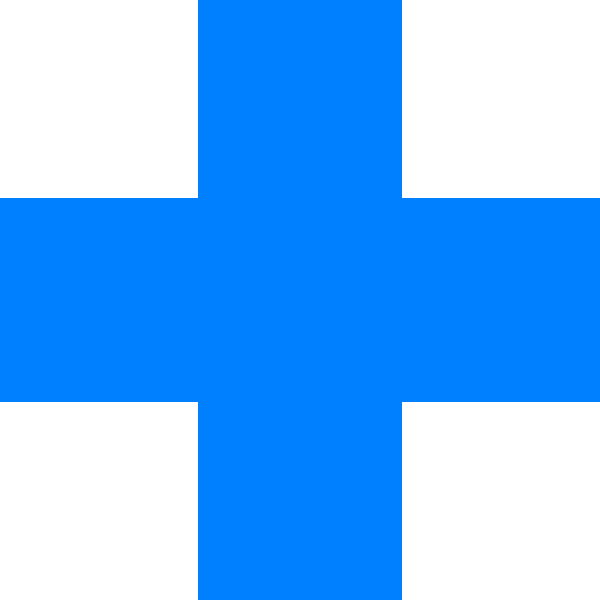
#> input picture robotx_vision/scripts/image/blue_cross.jpg, 600 x 600 px, given in place of the camera
$ python simple_symbol_identifier.py   (older library calls are emulated)
#> lines starting #> are read from the running program, lines starting #| are printed output that depends on the picture; after the words box and inside, x2 and y2 are one past the last pixel; in counts of white or black regions, pixels touching at a corner belong together
#!/usr/bin/env python

'''
MSER detector demo
==================

Usage:
------
    mser.py [<video source>]

Keys:
-----
    ESC   - exit

'''

import numpy as np
import cv2
# import video
def morphologial(mask):
    # morphological closing (remove small objects from the foreground)
    kernel = np.ones((2, 2), np.uint8)
    mask = cv2.morphologyEx(mask, cv2.MORPH_OPEN, kernel)
    # morphological closing (fill small objects from the foreground)
    kernel = np.ones((2, 2), np.uint8)
    mask = cv2.morphologyEx(mask, cv2.MORPH_CLOSE, kernel)
    return mask

if __name__ == '__main__':
    cam = cv2.VideoCapture(0)
    mser = cv2.MSER()
    while True:
        ret, img = cam.read()
#> img is the input picture: shape (600, 600, 3); mean B, G, R 255, 183.3, 111.1
        gray = cv2.cvtColor(img, cv2.COLOR_BGR2GRAY)
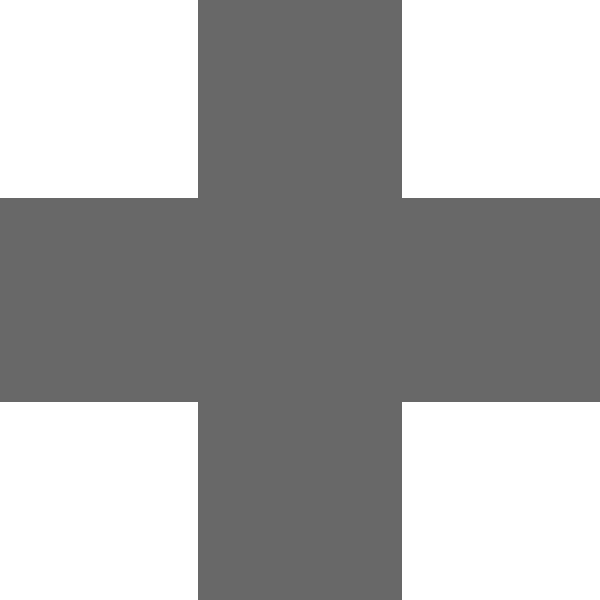
#> gray: shape (600, 600); min 104, max 255, mean 169.8
        vis = img.copy()

        hsv = cv2.cvtColor(img, cv2.COLOR_BGR2HSV)
#> hsv: shape (600, 600, 3); mean H, S, V 59.3, 143.9, 255

        # hsv range
        red_color_mask = cv2.inRange(hsv, np.array([0,90,90]), np.array([25,255,255]))\
            + cv2.inRange(hsv, np.array([175,90,90]), np.array([255,255,255]))
#> red_color_mask: shape (600, 600); every value is 0
        blue_color_mask = cv2.inRange(hsv, np.array([105,90,90]), np.array([135,255,255]))
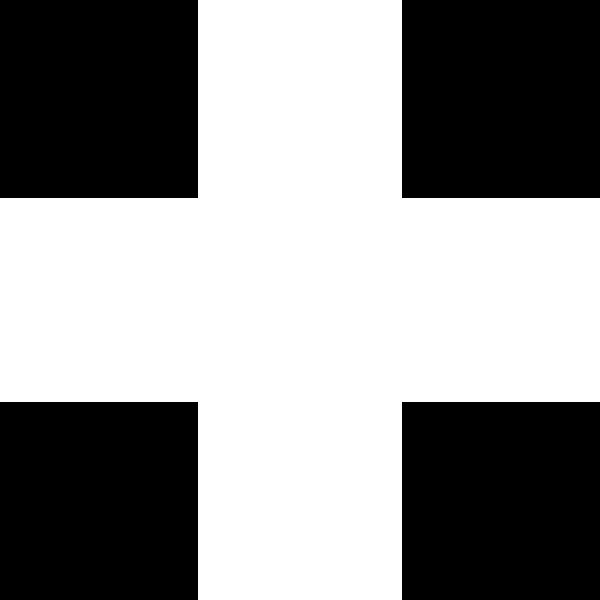
#> blue_color_mask: shape (600, 600); 56.4% white; 4 black regions
        green_color_mask = cv2.inRange(hsv, np.array([45,90,90]), np.array([75,255,255]))
        rgb_color_mask = red_color_mask + blue_color_mask + green_color_mask

        # cv2.imshow("color mask morp", color_mask)
        rgb_res = cv2.bitwise_and(gray, gray, mask=rgb_color_mask)
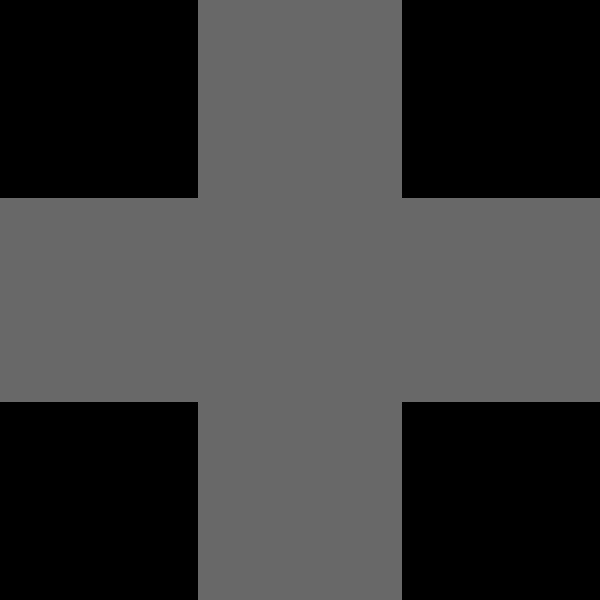
#> rgb_res: shape (600, 600); min 0, max 105, mean 58.7
        cv2.imshow('mask', rgb_color_mask)

        regions = mser.detect(rgb_res)
#> regions = ()

        # [6 lines of commented-out code are left out]

        contours, hierarchy = cv2.findContours(rgb_res, cv2.RETR_TREE, cv2.CHAIN_APPROX_SIMPLE)
#> contours = 1 contour; box (x1, y1, x2, y2) and area: (0, 0, 600, 600) 201987

        area = list()
        boundingrect = list()
        approx_list = list()
        approx_lens = list()
        for i, cnt in enumerate(contours):
            area.append(cv2.contourArea(cnt))
            # approx for each contour
            approx = cv2.approxPolyDP(cnt, 0.03 * cv2.arcLength(cnt, True), True)
            approx_list.append(approx)
            approx_lens.append(len(approx))
            boundingrect.append(cv2.boundingRect(approx))
#> this loop made 1 pass
#> after the loop, approx_lens = [12]; approx_list = 1 contour; box (x1, y1, x2, y2) and area: (0, 0, 600, 600) 202381; area = [201987]; boundingrect = [(0, 0, 600, 600)]
        sort_index = np.argsort(area)
#> sort_index = [0]
        area_sorted = np.sort(area)
#> area_sorted = [201987]
        sort_index_desc = sort_index[::-1]
#> sort_index_desc = [0]
        area_sorted_desc = area_sorted[::-1]
#> area_sorted_desc = [201987]

        if sort_index_desc.size >=3:
            for i in sort_index_desc[0:3]:
                cnt = contours[i]
                # cv2.drawContours(vis, [cnt], 0, (0,255,0), 3)
                # print approx_lens[i]
                x, y, w, h = boundingrect[i]
                hsv_roi = hsv[x:x+w, y:y+h]
                color_text = ""
                if 0 < np.median(hsv_roi[:,:,0]) < 25 or 175 < np.median(hsv_roi[:,:,0]) < 255:
                    color_text = "red"
                elif 105 < np.median(hsv_roi[:,:,0]) < 135:
                    color_text = "blue"
                elif 45 < np.median(hsv_roi[:,:,0]) < 75:
                    color_text = "green"


                mask_roi = rgb_color_mask[x:x+w, y:y+h]
                hist = cv2.calcHist( [hsv_roi], [0], mask_roi, [16], [0, 180] )
                cv2.normalize(hist, hist, 0, 255, cv2.NORM_MINMAX)
                hist = hist.reshape(-1)
                # print hist


                cv2.rectangle(vis, (x, y), (x+w, y+h), (0, 255, 0), 3)
                if 6 < approx_lens[i] < 10:
                    cv2.putText(vis, color_text + "circle", (x, y), cv2.FONT_HERSHEY_COMPLEX, 1, (255,255,255), 2)
                elif 1 < approx_lens[i] < 4:
                    cv2.putText(vis, color_text + "triangle", (x, y), cv2.FONT_HERSHEY_COMPLEX, 1, (255,255,255), 2)
                elif 10 < approx_lens[i] < 14:
                    cv2.putText(vis, color_text + "cruciform", (x, y), cv2.FONT_HERSHEY_COMPLEX, 1, (255,255,255), 2)
                else:
                    cv2.putText(vis, "unknown", (x, y), cv2.FONT_HERSHEY_COMPLEX, 1, (255,255,255), 2)


        # [19 lines of commented-out code are left out]

        cv2.imshow('img', vis)
        if 0xFF & cv2.waitKey(5) == 27:
#> (key Esc is pressed here)
            break
    cv2.destroyAllWindows()

$ run again, on robotx_vision/scripts/image/circle.jpg
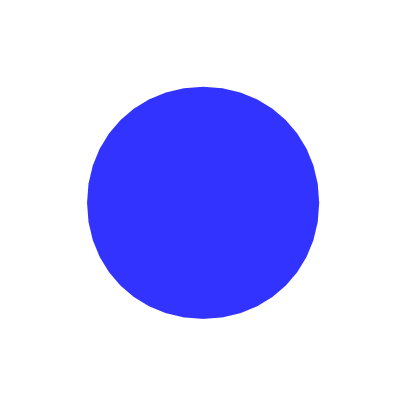
#> input picture robotx_vision/scripts/image/circle.jpg, 400 x 400 px, given in place of the camera
#> img is the input picture: shape (400, 400, 3); mean B, G, R 255, 200.8, 200.5
#> hsv: shape (400, 400, 3); mean H, S, V 32.3, 54.5, 255
#> red_color_mask: shape (400, 400); every value is 0
#> `blue_color_mask = cv2.inRange(hsv, np.array([105,90,90]), np.array([13..`:
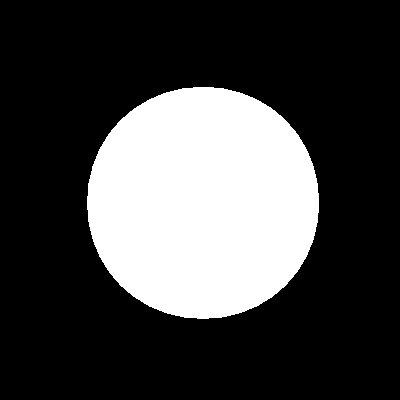
#> blue_color_mask: shape (400, 400); 26.6% white; 1 white region
#> `rgb_res = cv2.bitwise_and(gray, gray, mask=rgb_color_mask)`:
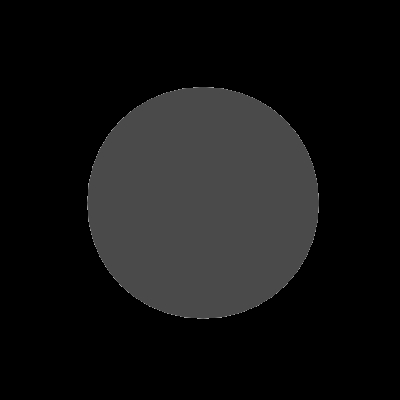
#> rgb_res: shape (400, 400); min 0, max 175, mean 19.8
#> regions = ()
#> contours = 1 contour; box (x1, y1, x2, y2) and area: (87, 87, 319, 319) 42216
#> the loop `for i, cnt in enumerate(contours):` made 1 pass
#> after the loop `for i, cnt in enumerate(contours):`: approx_lens = [8]; approx_list = 1 item; area = [42216]; boundingrect = [(88, 88, 230, 230)]
#> sort_index = [0]
#> area_sorted = [42216]
#> sort_index_desc = [0]
#> area_sorted_desc = [42216]

$ run again, on robotx_vision/scripts/image/circle_temp.jpg
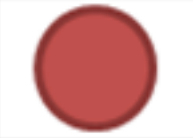
#> input picture robotx_vision/scripts/image/circle_temp.jpg, 193 x 138 px, given in place of the camera
#> img is the input picture: shape (138, 193, 3); mean B, G, R 169.5, 170.5, 218.9
#> hsv: shape (138, 193, 3); mean H, S, V 3.1, 69.8, 218.9
#> `red_color_mask = cv2.inRange(hsv, np.array([0,90,90]), np.array([25,25..`:
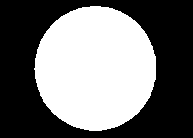
#> red_color_mask: shape (138, 193); 44.8% white; 1 white region
#> blue_color_mask: shape (138, 193); every value is 0
#> `rgb_res = cv2.bitwise_and(gray, gray, mask=rgb_color_mask)`:
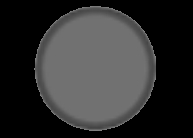
#> rgb_res: shape (138, 193); min 0, max 134, mean 47.5
#> regions = 4 keypoints; (x, y, size): (96, 68, 168.4), (95, 68, 88.4), (95, 68, 88), (95, 68, 87.1)
#> contours = 1 contour; box (x1, y1, x2, y2) and area: (34, 6, 156, 131) 11750
#> the loop `for i, cnt in enumerate(contours):` made 1 pass
#> after the loop `for i, cnt in enumerate(contours):`: approx_lens = [8]; approx_list = 1 item; area = [11750]; boundingrect = [(34, 6, 122, 125)]
#> sort_index = [0]
#> area_sorted = [11750]
#> sort_index_desc = [0]
#> area_sorted_desc = [11750]
